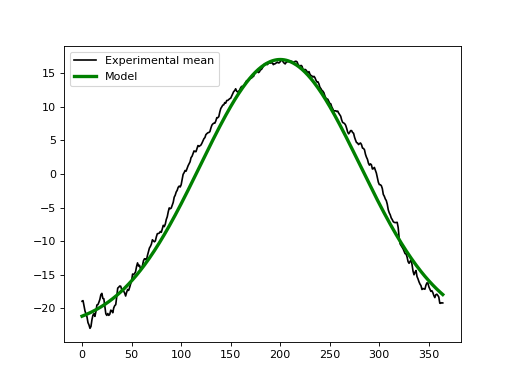

This chart was generated by the following Python code:
from matplotlib import pyplot
import power1d

data     = power1d.data.weather()  # load data
y        = data['Continental']     # extract one region
m        = y.mean( axis=0 )        # mean continuum

# approximate the experimental value using a Gaussian pulse:
Q        = 365  # continuum size
g0       = power1d.geom.GaussianPulse( Q , q=200 , fwhm=190 , amp=40 )
g1       = power1d.geom.Constant( Q , amp=23 )
baseline = g0 - g1  # subtract the geometries

ax       = pyplot.axes()
ax.plot( m , label='Experimental mean', color='k')
baseline.plot( ax=ax, color='g', linewidth=3, label='Model' )
ax.legend()
